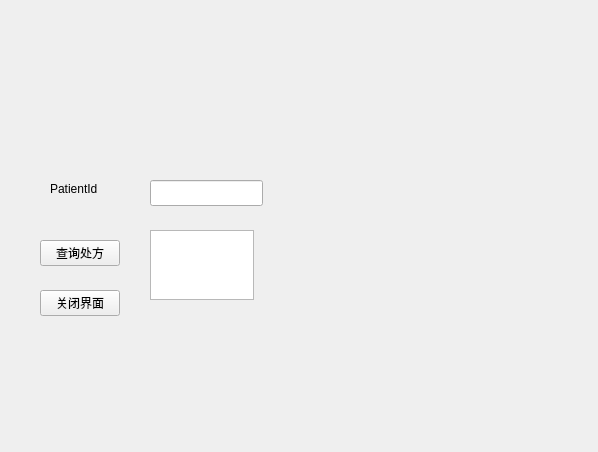
<?xml version="1.0" encoding="UTF-8"?>
<ui version="4.0">
 <class>SearchprescriptionFunc</class>
 <widget class="QWidget" name="SearchprescriptionFunc">
  <property name="geometry">
   <rect>
    <x>0</x>
    <y>0</y>
    <width>598</width>
    <height>452</height>
   </rect>
  </property>
  <property name="windowTitle">
   <string>Form</string>
  </property>
  <widget class="QLineEdit" name="PatientId">
   <property name="geometry">
    <rect>
     <x>150</x>
     <y>180</y>
     <width>113</width>
     <height>26</height>
    </rect>
   </property>
  </widget>
  <widget class="QLabel" name="label">
   <property name="geometry">
    <rect>
     <x>50</x>
     <y>180</y>
     <width>131</width>
     <height>18</height>
    </rect>
   </property>
   <property name="text">
    <string>PatientId</string>
   </property>
  </widget>
  <widget class="QPushButton" name="SearchBtn">
   <property name="geometry">
    <rect>
     <x>40</x>
     <y>240</y>
     <width>80</width>
     <height>26</height>
    </rect>
   </property>
   <property name="text">
    <string>查询处方</string>
   </property>
  </widget>
  <widget class="QTextEdit" name="prescriptionInfo">
   <property name="geometry">
    <rect>
     <x>150</x>
     <y>230</y>
     <width>104</width>
     <height>70</height>
    </rect>
   </property>
  </widget>
  <widget class="QPushButton" name="closeBtn">
   <property name="geometry">
    <rect>
     <x>40</x>
     <y>290</y>
     <width>80</width>
     <height>26</height>
    </rect>
   </property>
   <property name="text">
    <string>关闭界面</string>
   </property>
  </widget>
 </widget>
 <resources/>
 <connections/>
</ui>
